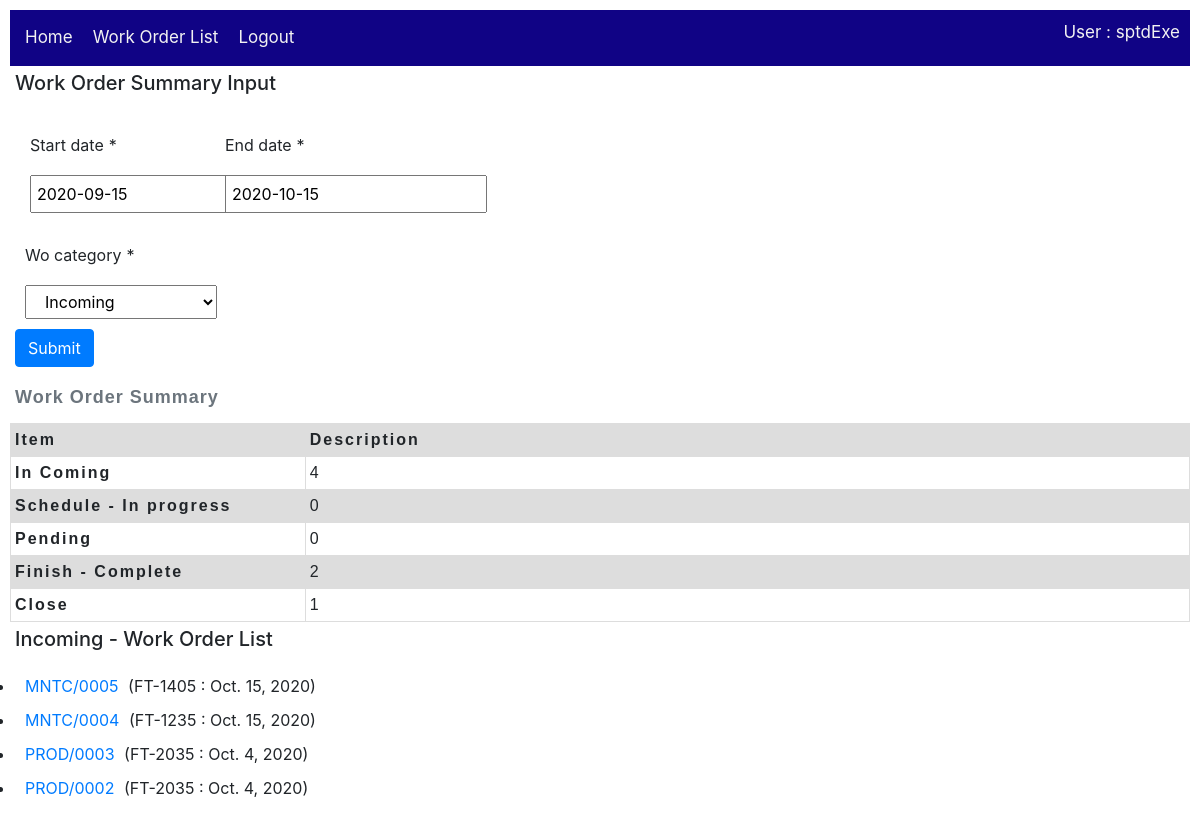
/work_order/summary/ (signed in), run on the app's committed database.
### accounts/models.py (models this page shows, shortened)
class CmmsUser(AbstractUser):
    forward_path = models.IntegerField(null=True)#CmmsUser.id
    reverse_path = models.IntegerField(null=True)#CmmsUser.id
    actions = models.ManyToManyField(Action, help_text='Select actions')
    section = models.ForeignKey('Section', on_delete=models.SET_NULL, null=True)

### work_order/models.py (models this page shows, shortened)
class Work_order(models.Model):
    wo_number = models.CharField(max_length=20, null=True)
    tagnumber = models.CharField(max_length=50, null=True)
    problem = models.TextField(max_length=1000, null=True)
    originator = models.ForeignKey(CmmsUser,
        on_delete=models.SET_NULL,
        null=True)
    dest_section = models.ForeignKey(Section,
        on_delete=models.SET_NULL,
        null=True)
    date_open = models.DateField()
    date_finish = models.DateField(null=True)
    status = models.ForeignKey(Action,
        on_delete=models.SET_NULL,
        null=True)
    priority = models.ForeignKey(Wo_priority,
        on_delete=models.SET_NULL,
        null=True)
    current_user_id = models.IntegerField(null=True)
    executor_user_id = models.IntegerField(null=True)
    class Meta:
        ordering = ['originator','status','wo_number']
    def get_absolute_url(self):
        return reverse('work_order:work_order-detail', args=[str(self.id)])

### work_order/views.py (the view)
# urls.py: path('summary/', views.WoSummaryReportView.as_view(), name='work_order-summary'),
class WoSummaryReportView(FormView):
    template_name = 'work_order/WoSummaryReport_form.html'
    form_class = WoSummaryReportForm
    success_url = '/work_order/work_order/summary/'
    def get_initial(self):
        initial = super(WoSummaryReportView, self).get_initial()
        end_date = datetime.date.today()
        start_date = end_date - datetime.timedelta(days=30)
        wo_category ='Incoming'
        initial['start_date'] = self.request.GET.get("start_date",start_date)
        initial['end_date'] = self.request.GET.get("end_date",end_date)
        initial['wo_category'] = self.request.GET.get("wo_category",wo_category)
        return initial
    def get_context_data(self, **kwargs):
        context = super().get_context_data(**kwargs)
        pending = CategoryAction.objects.get(name='Pending')
        Schedule = CategoryAction.objects.get(name='Schedule')
        Finish = CategoryAction.objects.get(name='Finish')
        Close = CategoryAction.objects.get(name='Close')
        PENDING_STATUSES = []
        for act in Action.objects.filter(category=pending):
            PENDING_STATUSES.append(act)
        SCHEDULE_STATUSES = []
        for act in Action.objects.filter(category=Schedule):
            SCHEDULE_STATUSES.append(act)
        FINISH_STATUSES = []
        for act in Action.objects.filter(category=Finish):
            FINISH_STATUSES.append(act)
        CLOSE_STATUSES = []
        for act in Action.objects.filter(category=Close):
            CLOSE_STATUSES.append(act)
        frm = context.get('form')
        end_date = frm['end_date'].value()
        start_date = frm['start_date'].value()
        wo_category = frm['wo_category'].value()
        woList = Work_order.objects.all().filter(date_open__range=[start_date, end_date])
        if wo_category == 'Schedule':#schedule
            woList = woList.filter(status__in=SCHEDULE_STATUSES)
            caption = 'Schedule - Work Order List'
        elif wo_category == 'Finish':#FINISH_LIST
            woList = woList.filter(status__in=FINISH_STATUSES)
            caption = 'Finish - Work Order List'
        elif wo_category == 'Pending':#PENDING_LIST
            woList = woList.filter(status__in=PENDING_STATUSES)
            caption = 'Pending - Work Order List'
        elif wo_category == 'Close':#close
            woList = woList.filter(status__in=CLOSE_STATUSES)
            caption = 'Close - Work Order List'
        else:
            woList = woList
            caption = 'Incoming - Work Order List'
        context['wo_list'] = woList.order_by('-pk')
        woOpen = woList.count()
        context['caption'] = caption
        context['woOpen'] = woOpen
        woList = Work_order.objects.all().filter(date_open__range=[start_date, end_date])
        woClose = woList.filter(status__in=CLOSE_STATUSES).count()
        context['woClose'] = woClose
        woPending = woList.filter(status__in=PENDING_STATUSES).count()
        context['woPending'] = woPending
        woFinishComplete = woList.filter(status__in=FINISH_STATUSES).count()
        context['woFinishComplete'] = woFinishComplete
        woInprogress = woList.filter(status__in=SCHEDULE_STATUSES).count()
        context['woInprogress'] = woInprogress
        return context

### work_order/forms.py (shortened to what this page needs)
class WoSummaryReportForm(forms.Form):
   start_date = forms.DateField(widget=DateInput())
   end_date = forms.DateField(widget=DateInput())
   wo_category = forms.CharField(widget=forms.TextInput())
   def __init__(self, *args, **kwargs):
      super(WoSummaryReportForm, self).__init__(*args, **kwargs)
      catDict = {}
      for cat in CategoryAction.objects.all():
         catDict[cat.name] = cat.name
      catDict['Incoming'] = 'Incoming'
      catlist = list(catDict.items())
      self.fields['wo_category'].widget = Select(choices=catlist)
      self.helper = FormHelper()
      self.helper.form_method = 'get'
      self.helper.layout = Layout(
         Row(
            Column('start_date', css_class='form-group col-md-2 mb-0'),
            Column('end_date', css_class='form-group col-md-2 mb-0'),
            css_class='form-row'
         ),
         Field('wo_category', css_class='form-group col-md-2 mb-0'),
         Submit('submit', 'Submit')
      )

### work_order/templates/work_order/WoSummaryReport_form.html (shortened to what this page needs)
{% extends "base_work_order.html" %}
{% load crispy_forms_tags %}
{% block content %}
    <h5>Work Order Summary Input</h5>
    {% crispy form %}
    <table class="WoSummary">
        <caption>Work Order Summary</caption>
        <thead>
            <tr>
                <th scope="col">Item</th>
                <th scope="col">Description</th>
            </tr>
        </thead>
        <tbody>
            <tr>
                <th scope="row">In Coming</th>
                <td>{{ woOpen }}</td>
            </tr>
            <tr>
                <th scope="row">Schedule - In progress</th>
                <td>{{ woInprogress }}</td>
            </tr>
            <tr>
                <th scope="row">Pending</th>
                <td>{{ woPending }}</td>
            </tr>
            <tr>
                <th scope="row">Finish - Complete</th>
                <td>{{ woFinishComplete }}</td>
            </tr>
            <tr>
                <th scope="row">Close</th>
                <td>{{ woClose }}</td>
            </tr>
        </tbody>
    </table>
    <h5 id="woListTitle">{{caption}}</h5>
    <ul>
        {% for work_order in wo_list %}
          <li>
            <a href="{{ work_order.get_absolute_url }}">{{ work_order.wo_number }}</a>
                ({{work_order.tagnumber}} : {{work_order.date_open}})
          </li>
        {% endfor %}
    </ul>
    <link rel="stylesheet" href="http://code.jquery.com/ui/1.11.0/themes/smoothness/jquery-ui.css">
{% endblock %}

### work_order/templates/base_work_order.html (shortened to what this page needs)
{% extends "base_cmms.html" %}
{% block topMenu %}
<div class="topnav">
    <ul>
        <li><a href="{% url 'home-cmms' %}">Home</a></li>
        {% if user.is_authenticated %}
            <li><a href="{% url 'work_order:work_orders'%}">Work Order List</a></li>
            <li><a href="{% url 'logout'%}?next={{request.path}}">Logout</a></li>
        {% else %}
            <li><a href="{% url 'login'%}?next={{request.path}}">Login</a></li>
        {% endif %}
        {% if user.is_authenticated %}
            <li style="float: right;">User : {{ user.get_username }}</li>
        {% endif %}
    </ul>
</div>
{% endblock topMenu %}

### static/css/styles.css (style rules this page uses)
* { padding: 5px; }
.topnav { overflow: hidden; background-color: rgb(16, 3, 133); }
.topnav ul { list-style-type: none; margin: 0; padding: 0; overflow: hidden; background-color: rgb(16, 3, 133); }
.topnav ul li { float: left; color: #f2f2f2; text-align: center; padding: 5px; text-decoration: none; font-size: 17px; }
.topnav ul li a { float: left; color: #f2f2f2; text-align: center; padding: 5px; text-decoration: none; font-size: 17px; }
* { box-sizing: border-box; }
.row:after { content: ""; display: table; clear: both; }
table { table-layout: fixed; width: 100%; border-collapse: collapse; }
caption { font-family: sans-serif; font-size: 18px; font-weight: bold; caption-side: top; text-align: left; letter-spacing: 1px; }
td, th { border: 1px solid #dddddd; text-align: left; padding: 4px; }
th { letter-spacing: 2px; }
td { letter-spacing: 1px; }
thead th { background-color: #dddddd; }
tr:nth-child(even) { background-color: #dddddd; }
table.WoSummary { font-family: arial, sans-serif; }
table.WoSummary thead th:nth-child(1) { width: 25%; }

### data on the page
CmmsUser: get_username "sptdExe"
Work_order: wo_number "MNTC/0005", tagnumber "FT-1405", date_open "Oct. 15, 2020"
Work_order: wo_number "MNTC/0004", tagnumber "FT-1235", date_open "Oct. 15, 2020"
Work_order: wo_number "PROD/0003", tagnumber "FT-2035", date_open "Oct. 4, 2020"
Work_order: wo_number "PROD/0002", tagnumber "FT-2035", date_open "Oct. 4, 2020"

### other printed values
{{ woOpen }} "4"
{{ woInprogress }} "0"
{{ woPending }} "0"
{{ woFinishComplete }} "2"
{{ woClose }} "1"
{{ caption }} "Incoming - Work Order List"
